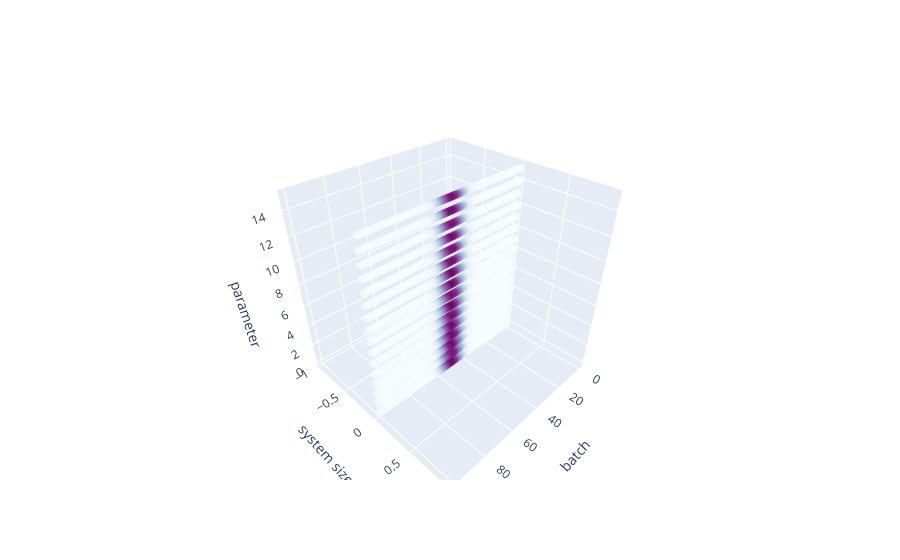

The notebook cell this image was saved under:
### Code cell
plot_tensor(
    Hamiltonians[0].training_dataset.sampled.unsqueeze(1).cpu().numpy(),
    ["batch", "system size", "parameter"],
    opacity=0.5,
    size=3,
)

### Figure 1 — Plotly figure (JSON) as saved in the notebook; plotly's stock layout.template omitted (floating-point values rounded to 4 significant figures; data arrays with more than 128 entries replaced by an {"elided": "..."} marker saying what was removed)
{"data": [{"marker": {"color": {"elided": "1616 int values"}, "colorscale": [[0, "rgb(247,252,253)"], [0.125, "rgb(224,236,244)"], [0.25, "rgb(191,211,230)"], [0.375, "rgb(158,188,218)"], [0.5, "rgb(140,150,198)"], [0.625, "rgb(140,107,177)"], [0.75, "rgb(136,65,157)"], [0.875, "rgb(129,15,124)"], [1, "rgb(77,0,75)"]], "opacity": 0.5, "size": 3}, "mode": "markers", "type": "scatter3d", "x": {"elided": "1616 int values"}, "y": {"elided": "1616 int values"}, "z": {"elided": "1616 int values"}}], "layout": {"scene": {"xaxis": {"title": {"text": "batch"}}, "yaxis": {"title": {"text": "system size"}}, "zaxis": {"title": {"text": "parameter"}}}}}
